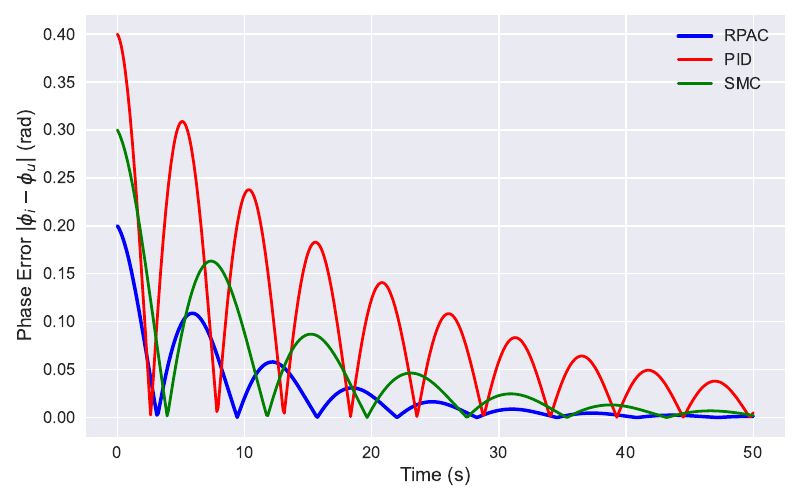

Generate this figure with Python:
# Regenerating Fig. 4: Phase Error vs Time with Camera-Ready Quality

import numpy as np
import matplotlib.pyplot as plt
import os

# Create output directory if it doesn't exist
output_dir = "/"
os.makedirs(output_dir, exist_ok=True)

# Simulated time vector
t = np.linspace(0, 50, 500)

# Simulated phase error data for three controllers
phase_error_rpac = 0.2 * np.exp(-0.1 * t) * np.cos(0.5 * t)
phase_error_pid = 0.4 * np.exp(-0.05 * t) * np.cos(0.6 * t)
phase_error_smc = 0.3 * np.exp(-0.08 * t) * np.cos(0.4 * t)

# Create the plot
plt.style.use('seaborn-v0_8')
fig, ax = plt.subplots(figsize=(8, 5))

ax.plot(t, np.abs(phase_error_rpac), label='RPAC', color='blue', linewidth=2.5)
ax.plot(t, np.abs(phase_error_pid), label='PID', color='red', linewidth=2)
ax.plot(t, np.abs(phase_error_smc), label='SMC', color='green', linewidth=2)

ax.set_xlabel('Time (s)', fontsize=14)
ax.set_ylabel(r'Phase Error $|\phi_i - \phi_u|$ (rad)', fontsize=14)
ax.grid(True)
ax.legend(loc='upper right', fontsize=12)
ax.tick_params(axis='both', labelsize=12)
fig.tight_layout()

# Save as vector PDF
pdf_path = os.path.join( "Fig4_PhaseError.pdf")
fig.savefig(pdf_path, format='pdf')

print("Saved:", pdf_path)
